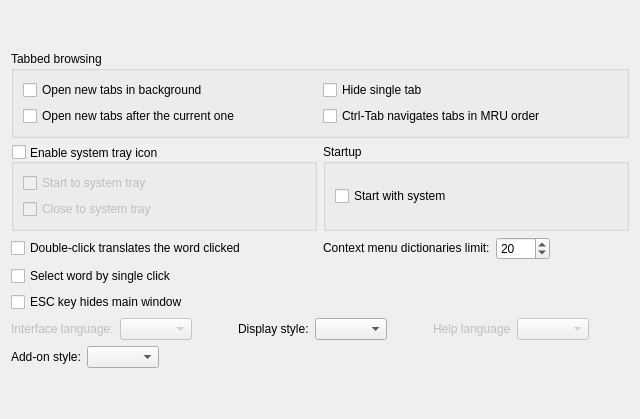
     <widget class="QWidget" name="tab">
      <attribute name="icon">
       <iconset resource="resources.qrc">
        <normaloff>:/icons/interface.png</normaloff>:/icons/interface.png</iconset>
      </attribute>
      <attribute name="title">
       <string>&amp;Interface</string>
      </attribute>
      <layout class="QGridLayout" name="gridLayout_2">
       <item row="2" column="1">
        <widget class="QGroupBox" name="groupBox_2">
         <property name="title">
          <string>Startup</string>
         </property>
         <layout class="QVBoxLayout" name="verticalLayout_2">
          <item>
           <widget class="QCheckBox" name="cbAutostart">
            <property name="toolTip">
             <string>Automatically starts TDNDict after operation system bootup.</string>
            </property>
            <property name="text">
             <string>Start with system</string>
            </property>
           </widget>
          </item>
         </layout>
        </widget>
       </item>
       <item row="8" column="0" colspan="2">
        <layout class="QHBoxLayout" name="horizontalLayout_4">
         <item>
          <widget class="QLabel" name="addonStylesLabel">
           <property name="text">
            <string>Add-on style:</string>
           </property>
          </widget>
         </item>
         <item>
          <widget class="StylesComboBox" name="addonStyles"/>
         </item>
         <item>
          <spacer name="horizontalSpacer_6">
           <property name="orientation">
            <enum>Qt::Horizontal</enum>
           </property>
           <property name="sizeHint" stdset="0">
            <size>
             <width>40</width>
             <height>20</height>
            </size>
           </property>
          </spacer>
         </item>
        </layout>
       </item>
       <item row="2" column="0">
        <widget class="QGroupBox" name="enableTrayIcon">
         <property name="toolTip">
          <string>When enabled, an icon appears in the sytem tray area which can be used
to open main window and perform other tasks.</string>
         </property>
         <property name="title">
          <string>Enable system tray icon</string>
         </property>
         <property name="alignment">
          <set>Qt::AlignLeading|Qt::AlignLeft|Qt::AlignVCenter</set>
         </property>
         <property name="flat">
          <bool>false</bool>
         </property>
         <property name="checkable">
          <bool>true</bool>
         </property>
         <property name="checked">
          <bool>false</bool>
         </property>
         <layout class="QVBoxLayout" name="verticalLayout">
          <item>
           <widget class="QCheckBox" name="startToTray">
            <property name="toolTip">
             <string>With this on, the application starts directly to system tray without showing
its main window.</string>
            </property>
            <property name="text">
             <string>Start to system tray</string>
            </property>
           </widget>
          </item>
          <item>
           <widget class="QCheckBox" name="closeToTray">
            <property name="toolTip">
             <string>With this on, an attempt to close main window would hide it instead of closing
the application.</string>
            </property>
            <property name="text">
             <string>Close to system tray</string>
            </property>
           </widget>
          </item>
         </layout>
        </widget>
       </item>
       <item row="3" column="0">
        <widget class="QCheckBox" name="doubleClickTranslates">
         <property name="text">
          <string>Double-click translates the word clicked</string>
         </property>
        </widget>
       </item>
       <item row="5" column="0">
        <widget class="QCheckBox" name="escKeyHidesMainWindow">
         <property name="toolTip">
          <string>Normally, pressing ESC key moves focus to the translation line.
With this on however, it will hide the main window.</string>
         </property>
         <property name="text">
          <string>ESC key hides main window</string>
         </property>
        </widget>
       </item>
       <item row="4" column="0">
        <widget class="QCheckBox" name="selectBySingleClick">
         <property name="toolTip">
          <string>Turn this option on if you want to select words by single mouse click</string>
         </property>
         <property name="text">
          <string>Select word by single click</string>
         </property>
        </widget>
       </item>
       <item row="0" column="0" colspan="2">
        <spacer name="verticalSpacer_8">
         <property name="orientation">
          <enum>Qt::Vertical</enum>
         </property>
         <property name="sizeHint" stdset="0">
          <size>
           <width>20</width>
           <height>40</height>
          </size>
         </property>
        </spacer>
       </item>
       <item row="1" column="0" colspan="2">
        <widget class="QGroupBox" name="groupBox">
         <property name="title">
          <string>Tabbed browsing</string>
         </property>
         <layout class="QGridLayout" name="gridLayout_5">
          <item row="0" column="0">
           <widget class="QCheckBox" name="newTabsOpenInBackground">
            <property name="toolTip">
             <string>Normally, opening a new tab switches to it immediately.
With this on however, new tabs will be opened without
switching to them.</string>
            </property>
            <property name="text">
             <string>Open new tabs in background</string>
            </property>
           </widget>
          </item>
          <item row="1" column="0">
           <widget class="QCheckBox" name="newTabsOpenAfterCurrentOne">
            <property name="toolTip">
             <string>With this on, new tabs are opened just after the
current, active one. Otherwise they are added to
be the last ones.</string>
            </property>
            <property name="text">
             <string>Open new tabs after the current one</string>
            </property>
           </widget>
          </item>
          <item row="0" column="1">
           <widget class="QCheckBox" name="hideSingleTab">
            <property name="toolTip">
             <string>Select this option if you don't want to see the main tab bar when only a single tab is opened.</string>
            </property>
            <property name="text">
             <string>Hide single tab</string>
            </property>
           </widget>
          </item>
          <item row="1" column="1">
           <widget class="QCheckBox" name="mruTabOrder">
            <property name="text">
             <string>Ctrl-Tab navigates tabs in MRU order</string>
            </property>
           </widget>
          </item>
         </layout>
        </widget>
       </item>
       <item row="6" column="0" colspan="2">
        <layout class="QHBoxLayout" name="horizontalLayout_6">
         <item>
          <widget class="QLabel" name="label_6">
           <property name="enabled">
            <bool>false</bool>
           </property>
           <property name="text">
            <string>Interface language:</string>
           </property>
          </widget>
         </item>
         <item>
          <widget class="QComboBox" name="interfaceLanguage">
           <property name="enabled">
            <bool>false</bool>
           </property>
          </widget>
         </item>
         <item>
          <spacer name="horizontalSpacer_3">
           <property name="orientation">
            <enum>Qt::Horizontal</enum>
           </property>
           <property name="sizeType">
            <enum>QSizePolicy::Fixed</enum>
           </property>
           <property name="sizeHint" stdset="0">
            <size>
             <width>40</width>
             <height>20</height>
            </size>
           </property>
          </spacer>
         </item>
         <item>
          <widget class="QLabel" name="label_9">
           <property name="text">
            <string>Display style:</string>
           </property>
          </widget>
         </item>
         <item>
          <widget class="QComboBox" name="displayStyle"/>
         </item>
         <item>
          <spacer name="horizontalSpacer_12">
           <property name="orientation">
            <enum>Qt::Horizontal</enum>
           </property>
           <property name="sizeHint" stdset="0">
            <size>
             <width>40</width>
             <height>20</height>
            </size>
           </property>
          </spacer>
         </item>
         <item>
          <widget class="QLabel" name="label_16">
           <property name="enabled">
            <bool>false</bool>
           </property>
           <property name="text">
            <string>Help language</string>
           </property>
          </widget>
         </item>
         <item>
          <widget class="QComboBox" name="helpLanguage">
           <property name="enabled">
            <bool>false</bool>
           </property>
          </widget>
         </item>
         <item>
          <spacer name="horizontalSpacer_7">
           <property name="orientation">
            <enum>Qt::Horizontal</enum>
           </property>
           <property name="sizeHint" stdset="0">
            <size>
             <width>40</width>
             <height>20</height>
            </size>
           </property>
          </spacer>
         </item>
        </layout>
       </item>
       <item row="10" column="0" colspan="2">
        <spacer name="verticalSpacer">
         <property name="orientation">
          <enum>Qt::Vertical</enum>
         </property>
         <property name="sizeHint" stdset="0">
          <size>
           <width>20</width>
           <height>40</height>
          </size>
         </property>
        </spacer>
       </item>
       <item row="3" column="1">
        <layout class="QHBoxLayout" name="horizontalLayout_13">
         <item>
          <widget class="QLabel" name="maxDictsInContextMenuLabel">
           <property name="sizePolicy">
            <sizepolicy hsizetype="Preferred" vsizetype="Fixed">
             <horstretch>0</horstretch>
             <verstretch>0</verstretch>
            </sizepolicy>
           </property>
           <property name="toolTip">
            <string>Adjust this value to avoid huge context menus.</string>
           </property>
           <property name="text">
            <string>Context menu dictionaries limit:</string>
           </property>
          </widget>
         </item>
         <item>
          <widget class="QSpinBox" name="maxDictsInContextMenu">
           <property name="sizePolicy">
            <sizepolicy hsizetype="Fixed" vsizetype="Fixed">
             <horstretch>0</horstretch>
             <verstretch>0</verstretch>
            </sizepolicy>
           </property>
           <property name="maximum">
            <number>9999</number>
           </property>
           <property name="value">
            <number>20</number>
           </property>
          </widget>
         </item>
         <item>
          <widget class="QLabel" name="label_12">
           <property name="sizePolicy">
            <sizepolicy hsizetype="Preferred" vsizetype="Fixed">
             <horstretch>0</horstretch>
             <verstretch>0</verstretch>
            </sizepolicy>
           </property>
           <property name="text">
            <string/>
           </property>
          </widget>
         </item>
        </layout>
       </item>
      </layout>
     </widget>
